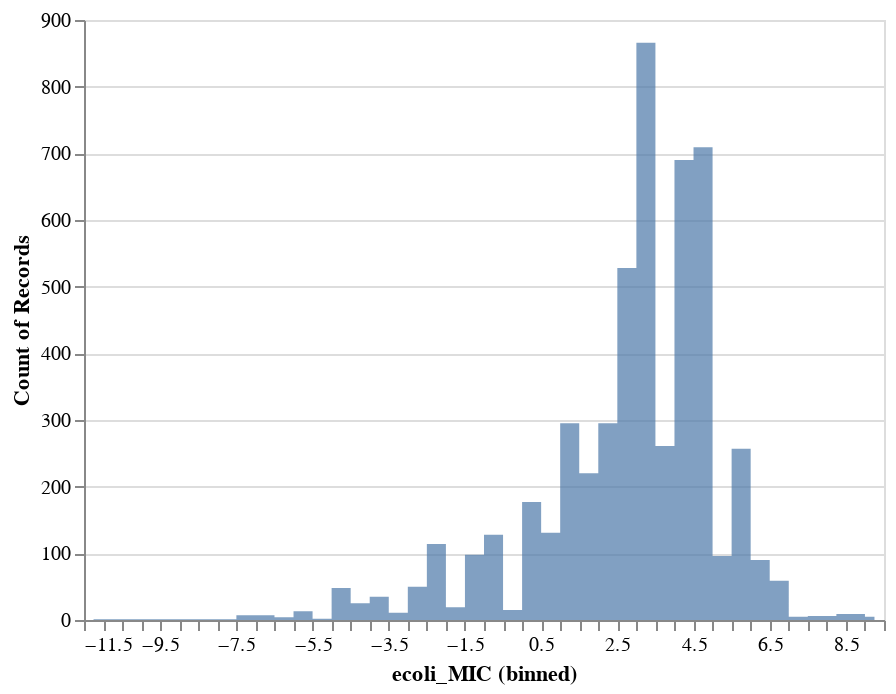

Write notebook code for a chart like this one.
### Code cell
alt.Chart(dataframe).mark_area(
    opacity=0.7,
    interpolate='step'
).encode(
    alt.X('ecoli_MIC:Q', bin=alt.Bin(maxbins=100)),
    alt.Y('count()', stack=None)
)

### Figure 1 — Vega-Lite specification as saved in the notebook (floating-point values rounded to 4 significant figures; data arrays with more than 128 entries replaced by an {"elided": "..."} marker saying what was removed)
{"config": {"view": {"continuousWidth": 400, "continuousHeight": 300}}, "data": {"name": "data-d001b226043cc7f34e75c706619fd842"}, "mark": {"type": "area", "interpolate": "step", "opacity": 0.7}, "encoding": {"x": {"type": "quantitative", "bin": {"maxbins": 100}, "field": "ecoli_MIC"}, "y": {"type": "quantitative", "aggregate": "count", "stack": null}}, "$schema": "https://vega.github.io/schema/vega-lite/v4.8.1.json", "datasets": {"data-d001b226043cc7f34e75c706619fd842": {"elided": "5271 records"}}}
